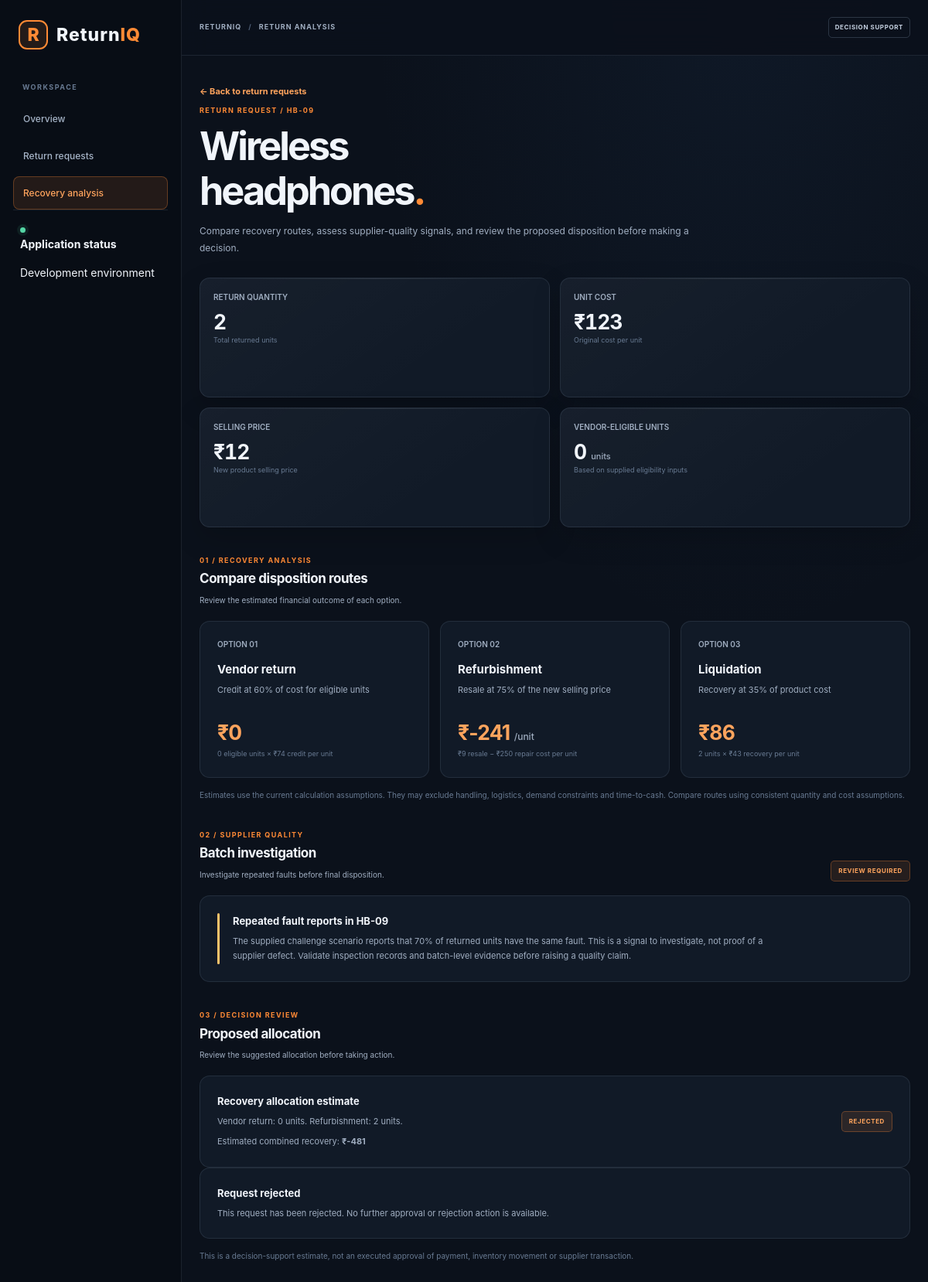
Page /returns/4 on the committed database.
### tables this page shows
CREATE TABLE returns (
                id INTEGER PRIMARY KEY AUTOINCREMENT,
                product_name TEXT NOT NULL,
                sku TEXT NOT NULL,
                batch_number TEXT NOT NULL,
                quantity INTEGER NOT NULL,
                reason TEXT NOT NULL,
                grade TEXT NOT NULL,
                cost_price REAL NOT NULL,
                selling_price REAL NOT NULL,
                vendor_eligible_quantity INTEGER NOT NULL,
                status TEXT NOT NULL DEFAULT 'Pending',
                created_at TEXT NOT NULL DEFAULT CURRENT_TIMESTAMP
            );

### app.py (the view)
@app.route("/returns/<int:return_id>")
def return_detail(return_id):
    with get_db() as connection:
        record = connection.execute("""
            SELECT *
            FROM returns
            WHERE id = ?
        """, (return_id,)).fetchone()
    if record is None:
        abort(404, description="Return request not found.")
    detail_data = build_return_detail(record)
    return render_template(
        "return_detail.html",
        **detail_data,
    )

### app.py (called while the page is built)
def get_db():
    connection = sqlite3.connect(DATABASE)
    connection.row_factory = sqlite3.Row
    return connection

### engine/calculations.py (called while the page is built)
def calculate_refurbishment_recovery(
    new_selling_price,
    refurbishment_cost,
    resale_percentage
):
    refurbished_selling_price = round(
        new_selling_price * resale_percentage, 2
    )
    net_recovery = round(
        refurbished_selling_price - refurbishment_cost, 2
    )
    return {
        "refurbished_selling_price": refurbished_selling_price,
        "refurbishment_cost": refurbishment_cost,
        "net_recovery": net_recovery
    }

def calculate_vendor_return_recovery(
    cost_price,
    credit_percentage,
    eligible_quantity
):
    credit_per_unit = round(
        cost_price * credit_percentage, 2
    )
    total_recovery = round(
        credit_per_unit * eligible_quantity, 2
    )
    return {
        "eligible_quantity": eligible_quantity,
        "credit_per_unit": credit_per_unit,
        "total_recovery": total_recovery
    }

def calculate_liquidation_recovery(
    cost_price,
    recovery_percentage,
    quantity
):
    recovery_per_unit = round(
        cost_price * recovery_percentage, 2
    )
    total_recovery = round(
        recovery_per_unit * quantity, 2
    )
    return {
        "quantity": quantity,
        "recovery_per_unit": recovery_per_unit,
        "total_recovery": total_recovery
    }

def calculate_allocation_recovery(
    vendor_quantity,
    refurbishment_quantity,
    vendor_credit_per_unit,
    refurbishment_net_per_unit
):
    vendor_recovery = round(
        vendor_quantity * vendor_credit_per_unit, 2
    )
    refurbishment_recovery = round(
        refurbishment_quantity * refurbishment_net_per_unit, 2
    )
    total_recovery = round(
        vendor_recovery + refurbishment_recovery, 2
    )
    return {
        "vendor_recovery": vendor_recovery,
        "refurbishment_recovery": refurbishment_recovery,
        "total_recovery": total_recovery
    }

### templates/return_detail.html (shortened to what this page needs)
<!DOCTYPE html>
<html lang="en">
<head>
    <link rel="stylesheet" href="{{ url_for('static', filename='css/style.css') }}">
</head>
<body>
<div class="app-shell">
    <aside class="sidebar" id="sidebar">
        <a class="brand" href="/">
            <span class="brand-symbol">R</span>
            <span class="brand-name">Return<span>IQ</span></span>
        </a>
        <div class="workspace-label">WORKSPACE</div>
        <nav class="navigation" aria-label="Main navigation">
            <a class="nav-link" href="/">Overview</a>
            <a class="nav-link" href="/returns">Return requests</a>
            <a class="nav-link active" href="/returns/hb-09">Recovery analysis</a>
        </nav>
        <div class="sidebar-footer">
            <span class="connection-dot"></span>
            <div>
                <strong>Application status</strong>
                <p>Development environment</p>
            </div>
        </div>
    </aside>
    <main class="main-panel">
        <header class="topbar">
            <div class="page-context">
                <a href="/">RETURNIQ</a>
                <span class="context-separator">/</span>
                <span>RETURN ANALYSIS</span>
            </div>
            <span class="environment-tag">DECISION SUPPORT</span>
        </header>
        <div class="page-content">
            <a class="text-link" href="/returns">&larr; Back to return requests</a>
            <section class="intro" id="request">
                <div>
                    <p class="eyebrow">RETURN REQUEST / HB-09</p>
                    <h1>Wireless<br>headphones<span>.</span></h1>
                    <p class="intro-copy">
                        Compare recovery routes, assess supplier-quality signals,
                        and review the proposed disposition before making a decision.
                    </p>
                </div>
            </section>
            <section class="metric-grid" aria-label="Return metrics">
                <article class="metric-card">
                    <p class="metric-label">RETURN QUANTITY</p>
                    <div class="metric-value">{{ total_quantity }}</div>
                    <p class="metric-note">Total returned units</p>
                </article>
                <article class="metric-card">
                    <p class="metric-label">UNIT COST</p>
                    <div class="metric-value">₹{{ "{:,.0f}".format(cost_price) }}</div>
                    <p class="metric-note">Original cost per unit</p>
                </article>
                <article class="metric-card">
                    <p class="metric-label">SELLING PRICE</p>
                    <div class="metric-value">₹{{ "{:,.0f}".format(new_selling_price) }}</div>
                    <p class="metric-note">New product selling price</p>
                </article>
                <article class="metric-card metric-highlight">
                    <p class="metric-label">VENDOR-ELIGIBLE UNITS</p>
                    <div class="metric-value">
                        {{ vendor_eligible_quantity }} <span>units</span>
                    </div>
                    <p class="metric-note">Based on supplied eligibility inputs</p>
                </article>
            </section>
            <section class="content-section" id="recovery">
                <div class="section-heading">
                    <div>
                        <p class="eyebrow">01 / RECOVERY ANALYSIS</p>
                        <h2>Compare disposition routes</h2>
                        <p>Review the estimated financial outcome of each option.</p>
                    </div>
                </div>
                <div class="detail-route-grid">
                    <article class="detail-route">
                        <p class="metric-label">OPTION 01</p>
                        <h3>Vendor return</h3>
                        <p class="muted">Credit at 60% of cost for eligible units</p>
                        <div class="detail-route-value">
                            ₹{{ "{:,.0f}".format(vendor_return.total_recovery) }}
                        </div>
                        <p class="metric-note">
                            {{ vendor_eligible_quantity }} eligible units
                            × ₹{{ "{:,.0f}".format(vendor_return.credit_per_unit) }}
                            credit per unit
                        </p>
                    </article>
                    <article class="detail-route">
                        <p class="metric-label">OPTION 02</p>
                        <h3>Refurbishment</h3>
                        <p class="muted">Resale at 75% of the new selling price</p>
                        <div class="detail-route-value">
                            ₹{{ "{:,.0f}".format(refurbishment.net_recovery) }}
                            <span>/unit</span>
                        </div>
                        <p class="metric-note">
                            ₹{{ "{:,.0f}".format(refurbishment.refurbished_selling_price) }}
                            resale −
                            ₹{{ "{:,.0f}".format(refurbishment.refurbishment_cost) }}
                            repair cost per unit
                        </p>
                    </article>
                    <article class="detail-route">
                        <p class="metric-label">OPTION 03</p>
                        <h3>Liquidation</h3>
                        <p class="muted">Recovery at 35% of product cost</p>
                        <div class="detail-route-value">
                            ₹{{ "{:,.0f}".format(liquidation.total_recovery) }}
                        </div>
                        <p class="metric-note">
                            {{ liquidation.quantity }} units
                            × ₹{{ "{:,.0f}".format(liquidation.recovery_per_unit) }}
                            recovery per unit
                        </p>
                    </article>
                </div>
                <p class="detail-disclaimer">
                    Estimates use the current calculation assumptions. They may
                    exclude handling, logistics, demand constraints and time-to-cash.
                    Compare routes using consistent quantity and cost assumptions.
                </p>
            </section>
            <section class="content-section" id="supplier">
                <div class="section-heading">
                    <div>
                        <p class="eyebrow">02 / SUPPLIER QUALITY</p>
                        <h2>Batch investigation</h2>
                        <p>Investigate repeated faults before final disposition.</p>
                    </div>
                    <span class="status-pill">REVIEW REQUIRED</span>
                </div>
                <div class="exception-panel">
                    <div class="exception-marker"></div>
                    <div class="exception-copy">
                        <h3>Repeated fault reports in HB-09</h3>
                        <p>
                            The supplied challenge scenario reports that 70% of
                            returned units have the same fault. This is a signal
                            to investigate, not proof of a supplier defect.
                            Validate inspection records and batch-level evidence
                            before raising a quality claim.
                        </p>
                    </div>
                </div>
            </section>
            <section class="content-section" id="decision">
                <div class="section-heading">
                    <div>
                        <p class="eyebrow">03 / DECISION REVIEW</p>
                        <h2>Proposed allocation</h2>
                        <p>Review the suggested allocation before taking action.</p>
                    </div>
                </div>
                <div class="approval-panel">
                    <div>
                        <h3>Recovery allocation estimate</h3>
                        <p class="muted">
                            Vendor return: {{ vendor_eligible_quantity }} units.
                            Refurbishment: {{ refurbishment_quantity }} units.
                        </p>
                        <p class="muted">
                            Estimated combined recovery:
                            <strong>
                                ₹{{ "{:,.0f}".format(allocation_recovery.total_recovery) }}
                            </strong>
                        </p>
                    </div>
                    <span class="status-pill">
                        {{ status | upper }}
                    </span>
                </div>
                {% if status | lower == 'pending' %}
                <div class="approval-panel">
                    <div>
                        <h3>Review this request</h3>
                        <p class="muted">
                            Check the recovery estimates and supplier-quality
                            information before recording your decision.
                        </p>
                    </div>
                    <div class="decision-actions">
                        <form
                            method="POST"
                            action="{{ url_for('review_return', return_id=return_id) }}"
                            onsubmit="return confirm('Are you sure you want to approve this return request?');"
                        >
                            <input type="hidden" name="action" value="approve">
                            <button type="submit" class="btn btn-primary">
                                Approve request
                            </button>
                        </form>
                        <form
                            method="POST"
                            action="{{ url_for('review_return', return_id=return_id) }}"
                            onsubmit="return confirm('Are you sure you want to reject this return request?');"
                        >
                            <input type="hidden" name="action" value="reject">
                            <button type="submit" class="btn btn-secondary">
                                Reject request
                            </button>
                        </form>
                    </div>
                </div>
                {% elif status | lower == 'rejected' %}
                <div class="exception-panel">
                    <div class="exception-copy">
                        <h3>Request rejected</h3>
                        <p>
                            This request has been rejected. No further
                            approval or rejection action is available.
                        </p>
                    </div>
                </div>
                {% endif %}
                <p class="detail-disclaimer">
                    This is a decision-support estimate, not an executed approval
                    of payment, inventory movement or supplier transaction.
                </p>
            </section>
        </div>
    </main>
</div>
</body>
</html>

### rows in the picture
returns: cost_price "123", selling_price "12", status "REJECTED"

### other values in the picture
{{ total_quantity }} "2"
{{ vendor_eligible_quantity }} "0"
{{ "{:,.0f}".format(vendor_return.total_recovery) }} "0"
{{ "{:,.0f}".format(vendor_return.credit_per_unit) }} "74"
{{ "{:,.0f}".format(refurbishment.net_recovery) }} "-241"
{{ "{:,.0f}".format(refurbishment.refurbished_selling_price) }} "9"
{{ "{:,.0f}".format(refurbishment.refurbishment_cost) }} "250"
{{ "{:,.0f}".format(liquidation.total_recovery) }} "86"
{{ liquidation.quantity }} "2"
{{ "{:,.0f}".format(liquidation.recovery_per_unit) }} "43"
{{ refurbishment_quantity }} "2"
{{ "{:,.0f}".format(allocation_recovery.total_recovery) }} "-481"
